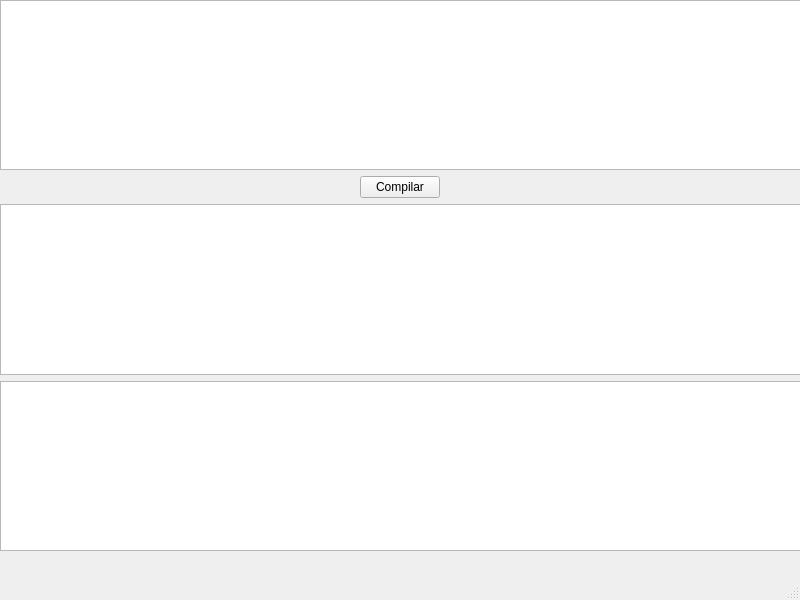
<?xml version="1.0" encoding="UTF-8"?>
<ui version="4.0">
 <class>MainWindow</class>
 <widget class="QMainWindow" name="MainWindow">
  <property name="geometry">
   <rect>
    <x>0</x>
    <y>0</y>
    <width>800</width>
    <height>600</height>
   </rect>
  </property>
  <property name="windowTitle">
   <string>MainWindow</string>
  </property>
  <widget class="QWidget" name="centralwidget">
   <widget class="QWidget" name="verticalLayoutWidget">
    <property name="geometry">
     <rect>
      <x>0</x>
      <y>0</y>
      <width>801</width>
      <height>551</height>
     </rect>
    </property>
    <layout class="QVBoxLayout" name="verticalLayout">
     <item>
      <widget class="QPlainTextEdit" name="Entrada">
       <property name="font">
        <font>
         <pointsize>15</pointsize>
        </font>
       </property>
      </widget>
     </item>
     <item alignment="Qt::AlignmentFlag::AlignHCenter">
      <widget class="QPushButton" name="Compilar">
       <property name="sizePolicy">
        <sizepolicy hsizetype="Preferred" vsizetype="Fixed">
         <horstretch>0</horstretch>
         <verstretch>0</verstretch>
        </sizepolicy>
       </property>
       <property name="maximumSize">
        <size>
         <width>200</width>
         <height>200</height>
        </size>
       </property>
       <property name="text">
        <string>Compilar</string>
       </property>
      </widget>
     </item>
     <item>
      <widget class="QPlainTextEdit" name="Console">
       <property name="font">
        <font>
         <pointsize>13</pointsize>
        </font>
       </property>
       <property name="readOnly">
        <bool>true</bool>
       </property>
      </widget>
     </item>
     <item>
      <widget class="QTableView" name="tableView"/>
     </item>
    </layout>
   </widget>
  </widget>
  <widget class="QMenuBar" name="menubar">
   <property name="geometry">
    <rect>
     <x>0</x>
     <y>0</y>
     <width>800</width>
     <height>21</height>
    </rect>
   </property>
  </widget>
  <widget class="QStatusBar" name="statusbar"/>
 </widget>
 <resources/>
 <connections/>
</ui>
